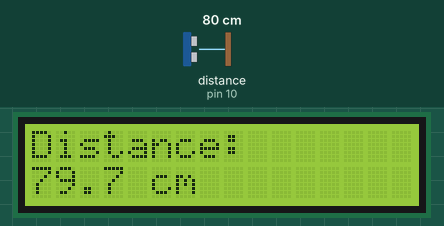
Recording of a sketch running on a simulated Arduino Uno, built with avr-gcc and run on an emulated ATmega328P. Parts: 16×2 character LCD. Wiring (inferred from the names in the program): ultrasonic range finder: trigger pin 9; echo pin 10. The inputs (shaded band) are chosen by the test bench; at power-on: distance to the obstacle (sensor on pin 10) 80 cm. The echo pulse lasts 58.3 µs per cm; what the sketch prints to the serial monitor is not drawn.

Above: at 3.2 s.
3.3 s: distance to the obstacle (sensor on pin 10) set to 2 cm
At 4.5 s:
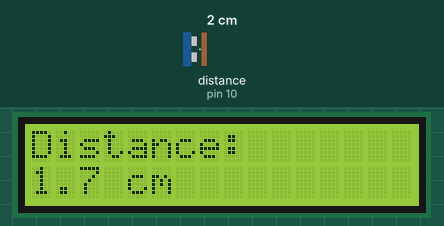
4.9 s: distance to the obstacle (sensor on pin 10) set to 299 cm
At 5.5 s:
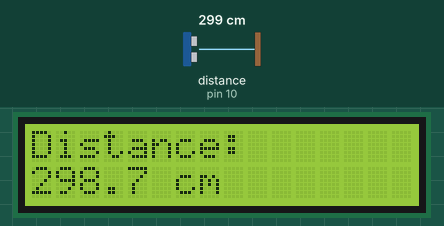
6.6 s: distance to the obstacle (sensor on pin 10) set to 250 cm
At 8.0 s:
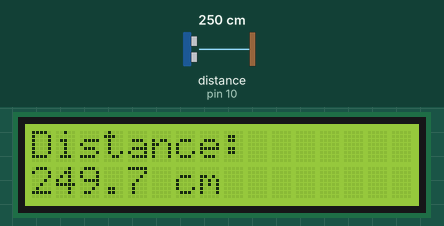
Timing chart, 0 to 9.6 s (numbered marks = the images above; inputs shaded):
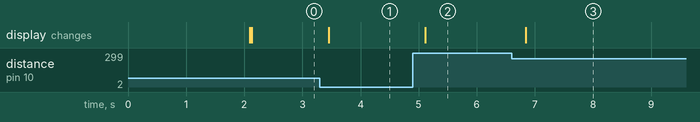

Measured:
- after the input at 3.3 s, the display: changes after 0.16 s (image 1)
- after the input at 4.9 s, the display: changes after 0.21 s (image 2)
- after the input at 6.6 s, the display: changes after 0.25 s (image 3)

The sketch:

Distance_measurement.ino
```cpp
#include <Wire.h>
#include <LiquidCrystal_I2C.h>

// LCD I2C address (usually 0x27 ya 0x3F)
LiquidCrystal_I2C lcd(0x27, 16, 2);

// HC-SR04 pins
#define TRIG_PIN 9
#define ECHO_PIN 10

void setup() {
  pinMode(TRIG_PIN, OUTPUT);
  pinMode(ECHO_PIN, INPUT);

  lcd.init();
  lcd.backlight();

  lcd.setCursor(0, 0);
  lcd.print("Distance Meter");
  lcd.setCursor(0, 1);
  lcd.print("Initializing...");
  delay(2000);
  lcd.clear();

  Serial.begin(9600);
}

void loop() {
  float distance = measureDistance();

  lcd.setCursor(0, 0);
  lcd.print("Distance:       ");

  lcd.setCursor(0, 1);
  if (distance < 0 || distance > 400) {
    lcd.print("Out of Range!   ");
  } else {
    lcd.print(distance, 1);   // 1 decimal place
    lcd.print(" cm     ");
  }

  Serial.print("Distance: ");
  Serial.print(distance);
  Serial.println(" cm");

  delay(300);  // 300ms refresh
}

float measureDistance() {
  // Trigger pulse
  digitalWrite(TRIG_PIN, LOW);
  delayMicroseconds(2);
  digitalWrite(TRIG_PIN, HIGH);
  delayMicroseconds(10);
  digitalWrite(TRIG_PIN, LOW);

  // Echo time measure karo
  long duration = pulseIn(ECHO_PIN, HIGH, 30000); // 30ms timeout

  if (duration == 0) return -1;  // No echo

  // Distance formula: (duration * speed of sound) / 2
  float distance = (duration * 0.0343) / 2.0;
  return distance;
}
```
